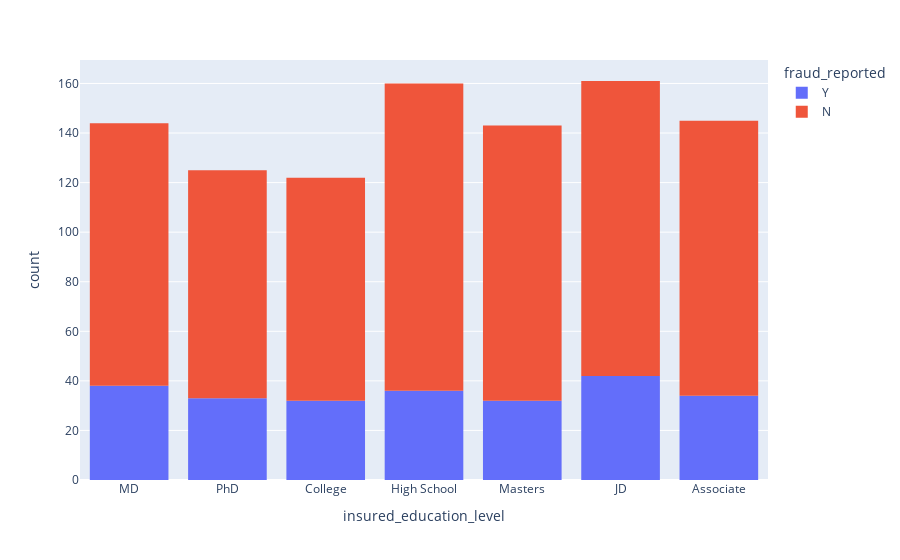

Notebook code cell kept with this figure:
### Code cell
fig = px.histogram(df,x="insured_education_level",color='fraud_reported')
fig.show()

### Figure 1 — Plotly figure (JSON) as saved in the notebook; plotly's stock layout.template omitted (floating-point values rounded to 4 significant figures; data arrays with more than 128 entries replaced by an {"elided": "..."} marker saying what was removed)
{"data": [{"alignmentgroup": "True", "bingroup": "x", "hovertemplate": "fraud_reported=Y<br>insured_education_level=%{x}<br>count=%{y}<extra></extra>", "legendgroup": "Y", "marker": {"color": "#636efa", "pattern": {"shape": ""}}, "name": "Y", "offsetgroup": "Y", "orientation": "v", "showlegend": true, "type": "histogram", "x": {"elided": "247 str values"}, "xaxis": "x", "yaxis": "y"}, {"alignmentgroup": "True", "bingroup": "x", "hovertemplate": "fraud_reported=N<br>insured_education_level=%{x}<br>count=%{y}<extra></extra>", "legendgroup": "N", "marker": {"color": "#EF553B", "pattern": {"shape": ""}}, "name": "N", "offsetgroup": "N", "orientation": "v", "showlegend": true, "type": "histogram", "x": {"elided": "753 str values"}, "xaxis": "x", "yaxis": "y"}], "layout": {"barmode": "relative", "legend": {"title": {"text": "fraud_reported"}, "tracegroupgap": 0}, "margin": {"t": 60}, "xaxis": {"anchor": "y", "domain": [0, 1], "title": {"text": "insured_education_level"}}, "yaxis": {"anchor": "x", "domain": [0, 1], "title": {"text": "count"}}}}
